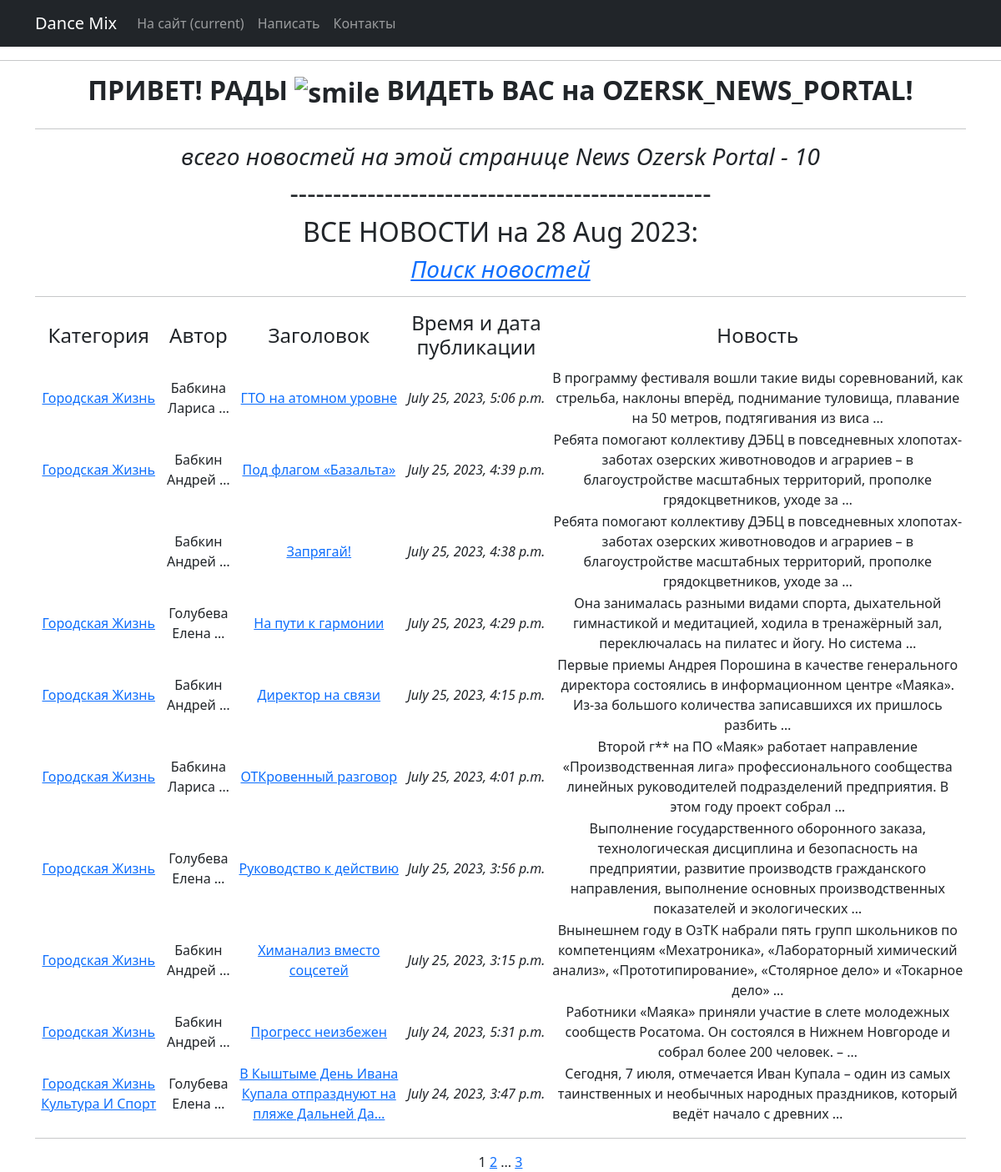
The page /news/ on the database as committed earlier.
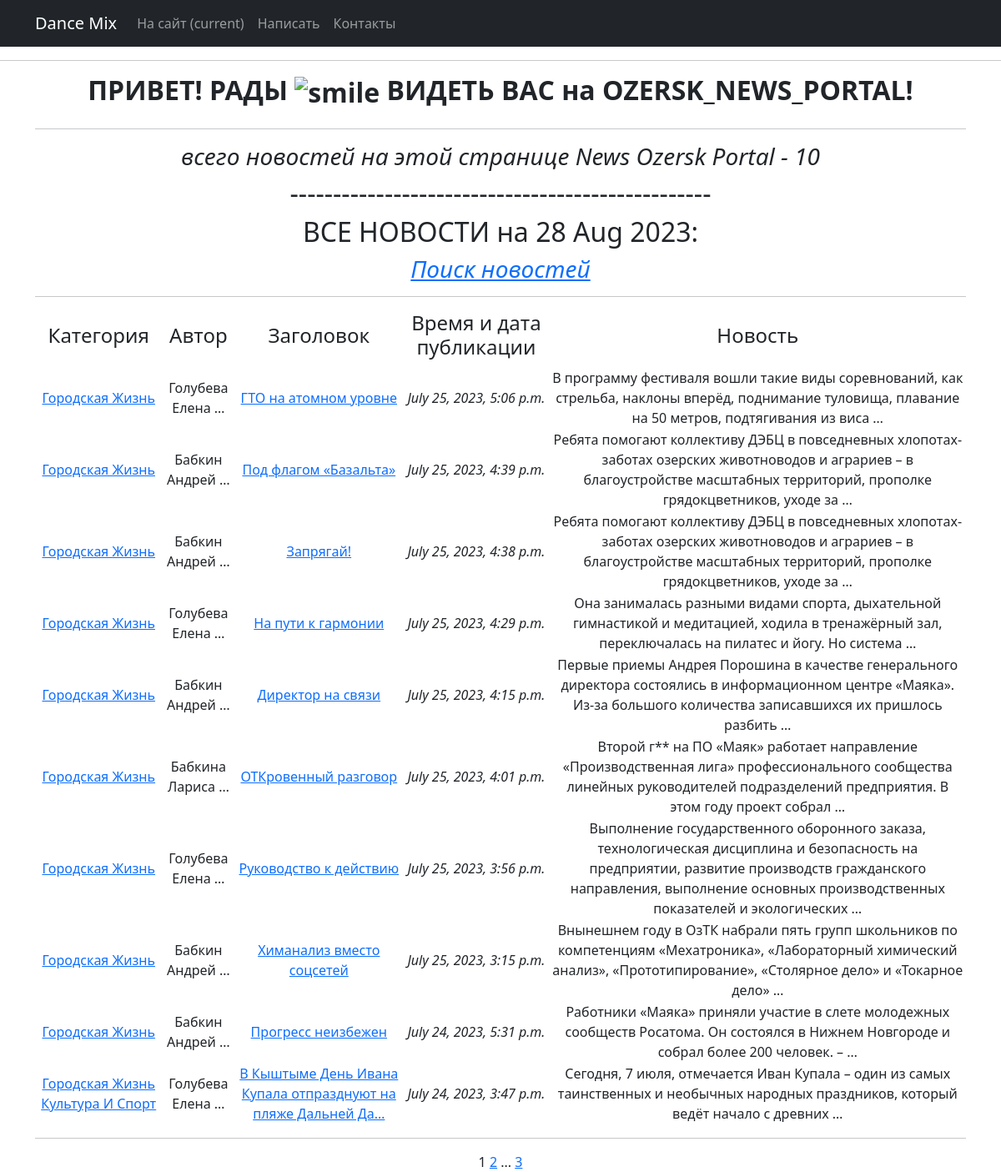
The same page on the database as committed later.
### News_from_Ozersk/models.py (models this page shows, shortened)
class Category(models.Model):                            # Категория, к которой будет привязываться новость
    name = models.CharField(max_length=100, unique=True) # названия категорий тоже не должны повторяться
    subscribers =  models.ManyToManyField(User, related_name ='categories')
    def __str__(self):
        return self.name.title()

class New(models.Model):         # Новости для нашей витрины
    ARTICLE = 'AR'
    NEWS = 'NE'
    TYPE = [
        (ARTICLE, 'Статья'),
        (NEWS, 'Новость'),
    ]
    post_type = models.CharField(
        max_length=2,
        choices=TYPE,
        default=NEWS,
    )
    name = models.CharField(
        max_length=64,
        unique=True,              # названия новостей не должны повторяться
    )
    time_in = models.DateTimeField(auto_now_add=True)
    textPost = models.TextField()
    author = models.ForeignKey(Author1, on_delete=models.CASCADE)
    category = models.ManyToManyField(Category, through='NewCategory')

class Author1(models.Model):
    name = models.CharField(max_length=100)
    def __str__(self):
       return self.name.title()

### News_from_Ozersk/views.py (the view)
# urls.py: path('news/', cache_page(30)(NewsList.as_view()), name='new_list'),
class NewsList(ListView):
    model = New                      # Указываем модель, объекты которой мы будем выводить
    ordering = '-time_in'            # Поле, которое будет использоваться для сортировки объектов
    template_name = 'news.html'      # Указываем имя шаблона, в котором будут все инструкции о том,
    context_object_name = 'news'     # Это имя списка, в котором будут лежать все объекты.
    paginate_by = 10                  # вот так мы можем указать количество записей на странице
    def get_queryset(self):
        queryset = super().get_queryset()
        self.filterset = NewFilter(self.request.GET, queryset)
        return self.filterset.qs
    def get_context_data(self, **kwargs):
        context = super().get_context_data(**kwargs)
        context['filterset'] = self.filterset
        context['time_now'] = datetime.utcnow()
        return context

### News_from_Ozersk/templatetags/custom_filters.py (called while the page is built)
@register.filter()
def censor(value):
   stop_list = ['погода', 'бал', 'год']
   post_list = value.split()
   post_clean = []
   for clean in post_list:
      if clean in stop_list:
         clean = clean[0]+'*'*(len(clean)-1)
         post_clean.append(clean)
      else:
         post_clean.append(clean)
   return f'{" ".join(post_clean)}'

### News_from_Ozersk/templatetags/custom_tags.py (called while the page is built)
@register.simple_tag(takes_context=True)
def url_replace(context, **kwargs):
   d = context['request'].GET.copy()
   for k, v in kwargs.items():
       d[k] = v
   return d.urlencode()

### templates/news.html (shortened to what this page needs)
{% extends 'flatpages/default.html' %}
{% load custom_filters %}
{% load custom_tags %}
{% block content %}
    <hr>
    <i><h3>всего новостей на этой странице News Ozersk Portal - {{ news|length }} </h3></i>
    <h2>-------------------------------------------------</h2>
    <h2>ВСЕ НОВОСТИ на {{ time_now|date:'d M Y' }}:</h2>
    <h3><em><a href="http://127.0.0.1:8000/news/search/">Поиск новостей</a></em></h3>
   <hr>
   {% if news %}
       <table>
           <tr>
               <td><h4>Категория</h4></td>
               <td><h4>Автор</h4></td>
               <td><h4>Заголовок</h4></td>
               <td><h4>Время и дата публикации</h4></td>
               <td><h4>Новость</h4></td>
           </tr>
           {% for new in news %}
           <tr>
               <td>
                   {% for category in new.category.all %}
                       <a href="{% url 'new_category' category.id %}">{{ category|truncatewords:5 }}</a>
                   {% endfor %}
               </td>
               <td>{{ new.author|truncatewords:2 }}</td>
               <td><a href="{% url 'new_detail' new.id %}">{{ new.name|censor|truncatechars:60 }}</a></td>
               <td><i>{{ new.time_in }}</i></td>
               <td>{{ new.textPost|censor|truncatewords:20 }}</td>
           </tr>
           {% endfor %}
       </table>
    <hr>
   {% else %}
       <h2>СЕГОДНЯ ХОРОШИЙ ДЕНЬ - НОВОСТЕЙ НЕТ!</h2>
   {% endif %}
   {{ page_obj.number }}
   {% if page_obj.has_next %}
       <a href="?{% url_replace page=page_obj.next_page_number %}">{{ page_obj.next_page_number }}</a>
       {% if paginator.num_pages != page_obj.next_page_number %}
           ...
           <a href="?{% url_replace page=page_obj.paginator.num_pages %}">{{ page_obj.paginator.num_pages }}</a>
       {% endif %}
   {% endif %}
{% endblock content %}

Rows that differ between the two databases and show on the page:
changed New "ГТО на атомном уровне": author "Бабкина Лариса …" → "Голубева Елена …"
changed New "Запрягай!": gains Category (name "Городская Жизнь")
